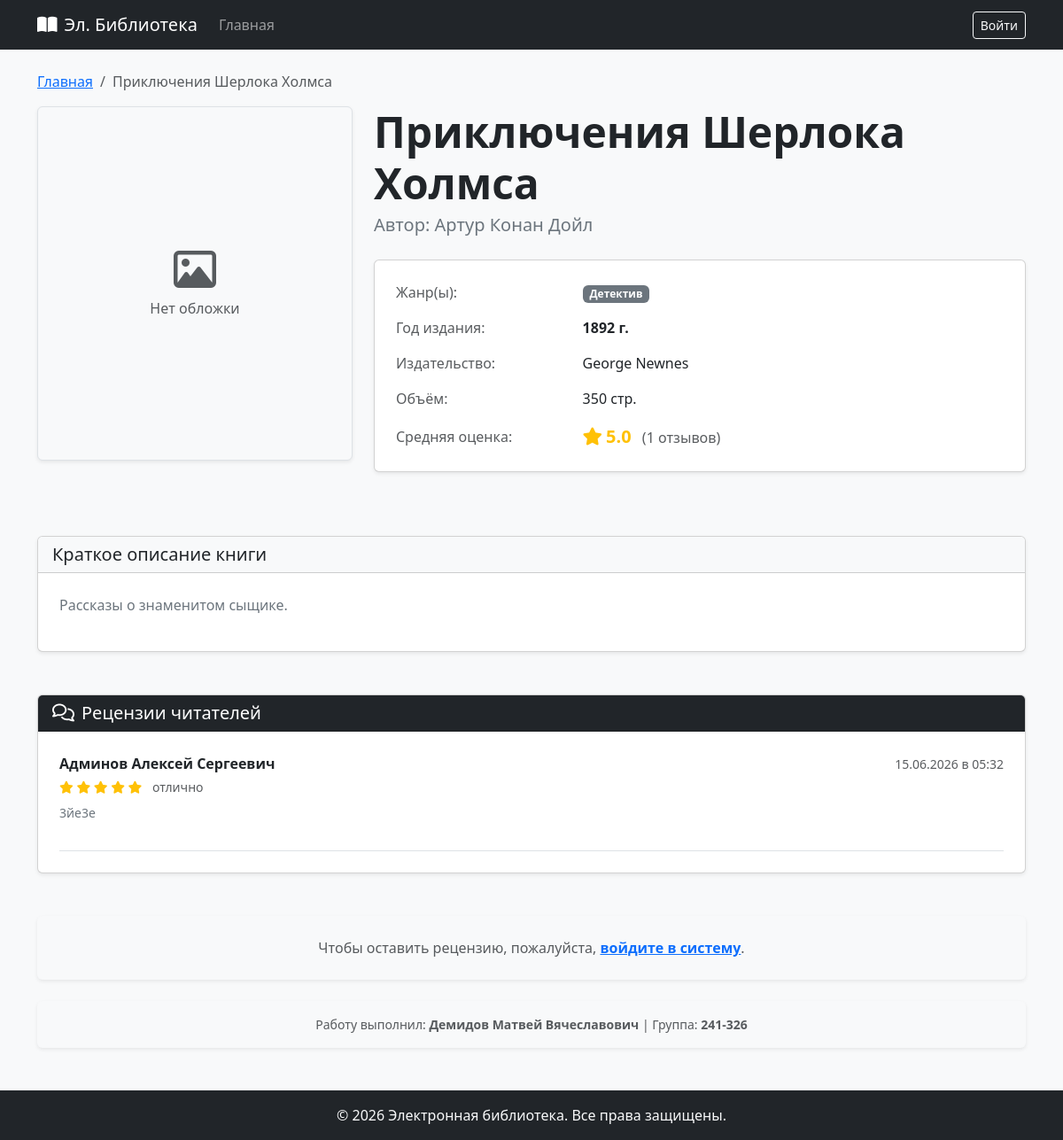
Before: /books/2 with the older database file.
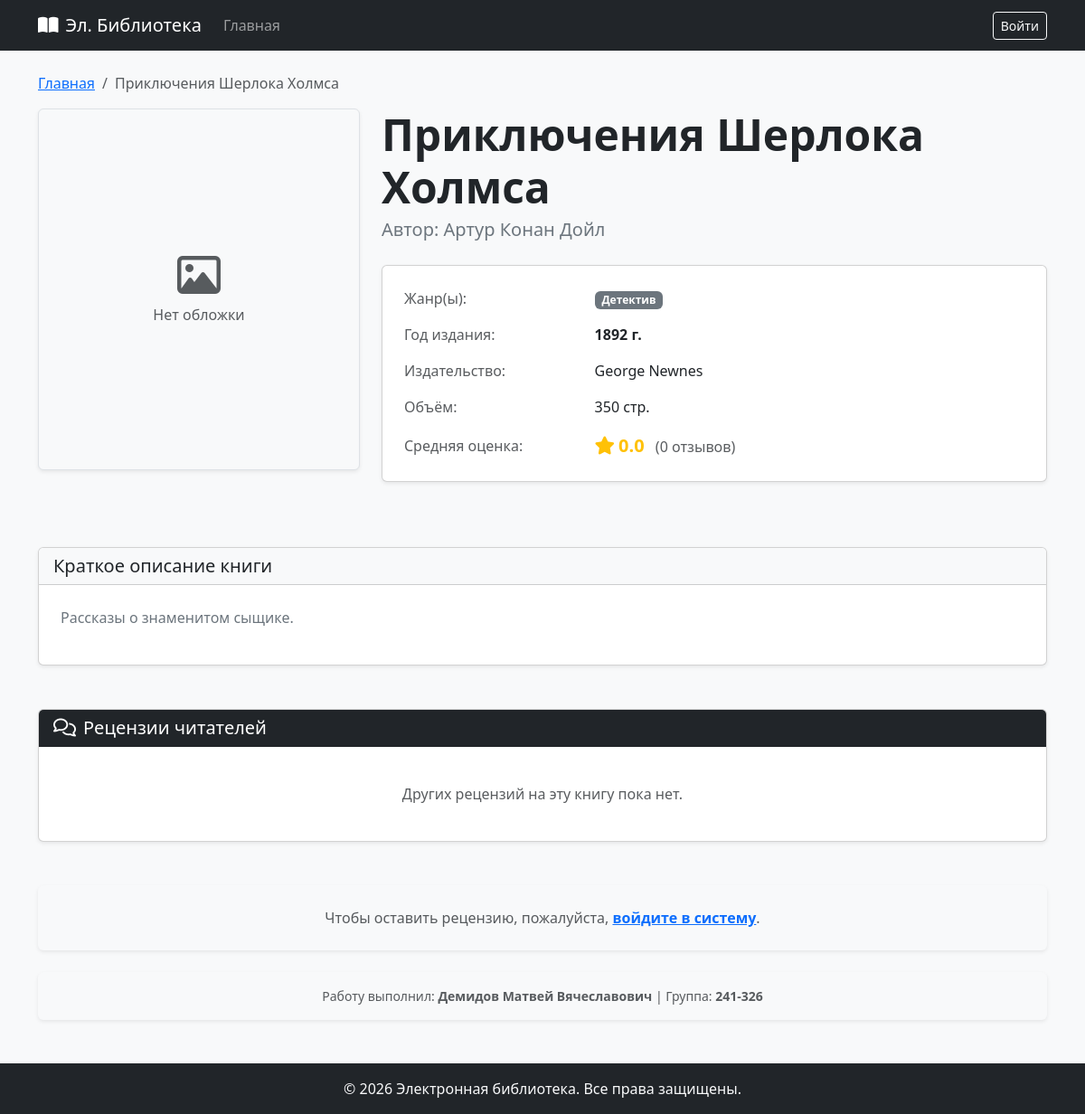
After: the same page with the newer database file.
### models.py (models this page shows, shortened)
class Genre(db.Model):
    __tablename__ = 'genres'
    id = db.Column(db.Integer, primary_key=True)
    name = db.Column(db.String(100), unique=True, nullable=False)

class Review(db.Model):
    __tablename__ = 'reviews'
    id = db.Column(db.Integer, primary_key=True)
    book_id = db.Column(db.Integer, db.ForeignKey('books.id', ondelete='CASCADE'), nullable=False)
    user_id = db.Column(db.Integer, db.ForeignKey('users.id', ondelete='CASCADE'), nullable=False)
    rating = db.Column(db.Integer, nullable=False)
    text = db.Column(db.Text, nullable=False)
    created_at = db.Column(db.DateTime, default=datetime.utcnow, nullable=False)
    user = db.relationship('User')

class User(db.Model, UserMixin):
    __tablename__ = 'users'
    id = db.Column(db.Integer, primary_key=True)
    login = db.Column(db.String(50), unique=True, nullable=False)
    password_hash = db.Column(db.String(255), nullable=False)
    last_name = db.Column(db.String(50), nullable=False)
    first_name = db.Column(db.String(50), nullable=False)
    middle_name = db.Column(db.String(50))
    role_id = db.Column(db.Integer, db.ForeignKey('roles.id'), nullable=False)
    role = db.relationship('Role', backref='users')
    @property
    def get_fio(self):
        if self.middle_name:
            return f"{self.last_name} {self.first_name} {self.middle_name}"
        return f"{self.last_name} {self.first_name}"

### app.py (the view)
@app.route('/books/<int:book_id>')
def view_book(book_id):
    book = Book.query.get_or_404(book_id)
    today = datetime.utcnow().date()
    record_visit = False
    if current_user.is_authenticated:
        start_of_day = datetime.combine(today, datetime.min.time())
        end_of_day = datetime.combine(today, datetime.max.time())
        today_visits = VisitLog.query.filter(
            VisitLog.book_id == book.id,
            VisitLog.user_id == current_user.id,
            VisitLog.created_at >= start_of_day,
            VisitLog.created_at <= end_of_day
        ).count()
        if today_visits < 10:
            record_visit = True
            new_visit = VisitLog(book_id=book.id, user_id=current_user.id)
    else:
        if 'anon_visits' not in session:
            session['anon_visits'] = {}
        visits_dict = session['anon_visits']
        book_key = str(book.id)
        if book_key not in visits_dict:
            visits_dict[book_key] = []
        today_str = today.isoformat()
        today_anon_visits = [d for d in visits_dict[book_key] if d == today_str]
        if len(today_anon_visits) < 10:
            record_visit = True
            visits_dict[book_key].append(today_str)
            session['anon_visits'] = visits_dict
            session.modified = True
            new_visit = VisitLog(book_id=book.id, user_id=None)
        if 'recent_views' not in session:
            session['recent_views'] = []
        recent = session['recent_views']
        if book_id in recent:
            recent.remove(book_id)
        recent.insert(0, book_id)
        session['recent_views'] = recent[:5]
        session.modified = True
    if record_visit:
        try:
            db.session.add(new_visit)
            db.session.commit()
        except Exception as e:
            db.session.rollback()
            print(f"Ошибка сохранения лога просмотра: {e}")
    has_reviewed = False
    user_review = None
    if current_user.is_authenticated:
        user_review = Review.query.filter_by(book_id=book.id, user_id=current_user.id).first()
        if user_review:
            has_reviewed = True
    reviews = Review.query.filter_by(book_id=book.id).order_by(Review.created_at.desc()).all()
    return render_template('view_book.html', book=book, reviews=reviews, has_reviewed=has_reviewed, user_review=user_review)

### app.py (called while the page is built)
@app.template_filter('markdown')
def render_markdown(text):
    if not text:
        return ""
    return markdown.markdown(text, extensions=['fenced_code', 'tables'])

### models.py (called while the page is built)
    @property
    def rating_info(self):
        ratings = [r.rating for r in self.reviews]
        if not ratings:
            return 0.0, 0
        avg_rating = sum(ratings) / len(ratings)
        return round(avg_rating, 2), len(ratings)

### templates/view_book.html (shortened to what the changed rows need)
{% extends 'base.html' %}
{% block content %}
<div class="row g-4 mb-5">
    <div class="col-md-8">
        <h1 class="display-5 fw-bold text-dark mb-1">{{ book.title }}</h1>
        <div class="card shadow-sm mb-4">
            <div class="card-body">
                <table class="table table-borderless mb-0 align-middle">
                    <tbody>
                        <tr>
                            <td>
                                {% for genre in book.genres %}
                                    <span class="badge bg-secondary me-1">{{ genre.name }}</span>
                                {% endfor %}
                            </td>
                        </tr>
                        <tr>
                            <td>
                                {% set avg_rating, rev_count = book.rating_info %}
                                <span class="text-warning fw-bold fs-5"><i class="fa-solid fa-star me-1"></i>{{ avg_rating }}</span>
                                <span class="text-muted ms-2">({{ rev_count }} отзывов)</span>
                            </td>
                        </tr>
                    </tbody>
                </table>
            </div>
        </div>
    </div>
</div>
<div class="card shadow-sm mb-5">
    <div class="card-body p-4">
        {% set ns = namespace(has_other_reviews=false) %}
        {% if reviews %}
            <div class="d-flex flex-column gap-3">
                {% for review in reviews %}
                    {% if not (current_user.is_authenticated and review.user_id == current_user.id) %}
                        {% set ns.has_other_reviews = true %}
                        <div class="border-bottom pb-3">
                            <div class="d-flex justify-content-between align-items-center mb-1">
                                <strong class="text-dark">{{ review.user.get_fio }}</strong>
                                <span class="text-muted small">{{ review.created_at.strftime('%d.%m.%Y в %H:%M') }}</span>
                            </div>
                            <div class="mb-2 small">
                                {% for i in range(5) %}
                                    <i class="fa-solid fa-star {% if i < review.rating %}text-warning{% else %}text-muted{% endif %}"></i>
                                {% endfor %}
                                <span class="text-muted ms-2">
                                    {% if review.rating == 5 %}отлично
                                    {% elif review.rating == 4 %}хорошо
                                    {% elif review.rating == 3 %}удовлетворительно
                                    {% elif review.rating == 2 %}неудовлетворительно
                                    {% elif review.rating == 1 %}плохо
                                    {% else %}ужасно
                                    {% endif %}
                                </span>
                            </div>
                            <div class="text-secondary small">
                                {{ review.text|markdown|safe }}
                            </div>
                        </div>
                    {% endif %}
                {% endfor %}
            </div>
        {% endif %}
        {% if not reviews or not ns.has_other_reviews %}
            <div class="text-center py-3 text-muted">
                <p class="mb-0">Других рецензий на эту книгу пока нет.</p>
            </div>
        {% endif %}
    </div>
</div>
{% endblock %}

Changed rows visible on the page:
removed Review: user.get_fio "Админов Алексей Сергеевич", created_at "15.06.2026 в 05:32", rating 5 (drawn), text "3йе3е"
Other visible differences:
{{ avg_rating }}: "5.0" → "0.0"
{{ rev_count }}: "1" → "0"
text now shown: "Других рецензий на эту книгу пока нет."
